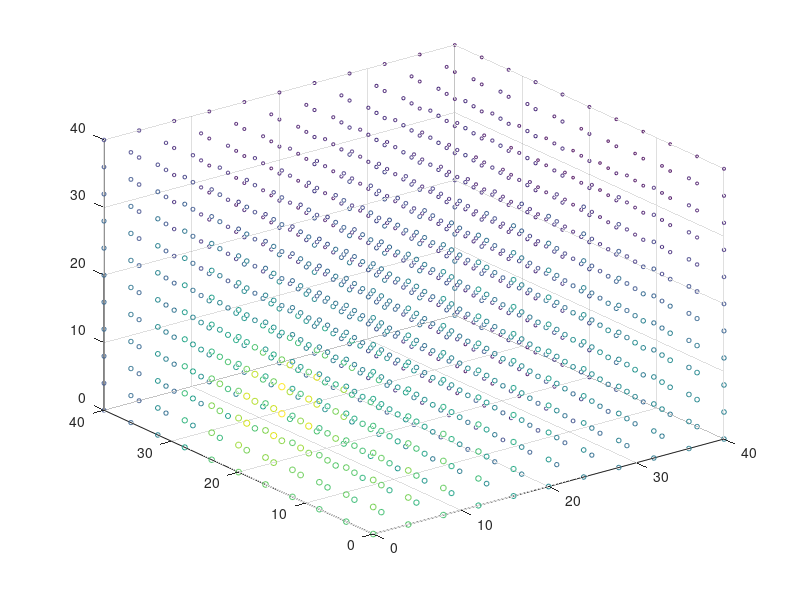

The MATLAB script that drew this image: (Note: this script raises an error after producing the figure.)
function [] = Richard3d_test1()
% Richars equation 3D solver testing file.
% The function focus on fix Dirichlet BC.
% This function serves as a Demo for all Richard solver developed in this
% project.
% Proto1: run basic Richards equation 3d for one case.
%
% Input parameters:
%
% Output parameters:
%
% Examples:
%
% See also: 
% Author:   Wei Xing
% History:  31/05/2017  file created
% 
% Log:
% Version1.0 -the process need further vectorizition and parellel to speed
%             up and save memory.
%            -The way boundary condition are stored and indicated need
%            improvements.
%            -the way coordinate are defined as z,x,y NOT conventional x,y,z (because z
%            is more of interest for Richard's equation) Thus conventional 
%            plotting becomes difficult.

%% Setup
% Spatial setup
% Spatial setup
lengthZ=40;
deltaZ=4;
nZ=lengthZ/deltaZ+1;

lengthX=40;
deltaX=4;
nX=lengthX/deltaX+1;

lengthY=40;
deltaY=4;
nY=lengthY/deltaY+1;

% Temporal setup
lengthT=100;
deltaT=1;
nTime=lengthT/deltaT;

% Iteration solver setup
nMaxIteration=50;
maxIteError=1;

[Z,X,Y] = ndgrid(0:deltaZ:lengthZ,0:deltaX:lengthX,0:deltaY:lengthY);


%% Define Boundary conditions
% Option 1       
% Make nodeIndex matrix. It indicate the sequence nodes are accessed and the type of node.  
%     nodeIndex=zeros(nZ,nX);
%     nodeIndex(2:end-1,2:end-1)=reshape(uint32(1:(nZ-2)*(nX-2)), (nZ-2), (nX-2));    
% 
%     nodeInFieldIndex=find(nodeIndex);
% 
%     %%% 
%     %initial state
%     H_init=zeros(nZ,nX);
%     H_init(2:end-1,2:end-1)=-61.5;
% 
%     %BC
%     % bcLeft=ones(nNodeZ,1)*-20.7;
%     % bcRight=ones(nNodeZ,1)*-61.5;
%     % bcTop=ones(nNodeX,1)*-20.7;
%     % bcBottom=ones(nNodeX,1)*-61.5;
% 
% 
%         % A more interesting setup
%         bcLeft=ones(nZ,1)*-20.7;
%         bcRight=ones(nZ,1)*-20.7;
%         bcTop=ones(nX,1)*-20.7;
%         bcBottom=ones(nX,1)*-24.7;
% 
% 
%     H_init(1,1:end)=bcTop;
%     H_init(end,1:end)=bcBottom;
% 
%     H_init(1:end,1)=bcLeft;
%     H_init(1:end,end)=bcRight;

% Option 2 Neumann BC on sides and Dirichlet conditions on Top and bottom
    nodeIndex=zeros(nZ,nX,nY);
    nodeIndex(2:end-1,1:end,1:end)=reshape(uint32(1:(nZ-2)*nX*nY), (nZ-2),nX,nY);  
    
    nodeInFieldIndex=find(nodeIndex);

    nodeIndex(:,:,1)=-nodeIndex(:,:,1);
    nodeIndex(:,:,end)=-nodeIndex(:,:,end);
    
    nodeIndex(:,1,2:end-1)=-nodeIndex(:,1,2:end-1);
    nodeIndex(:,end,2:end-1)=-nodeIndex(:,end,2:end-1);
    
    
%% Define initial condition
    H_init=ones(nZ,nX,nY)*-61.5;
    H_init(1,:,:)=ones(nX,nY)*-20.7;
    H_init(end,:,:)=ones(nX,nY)*-61.5;
    
%% Define for C and K non-linear function
theata_s=0.287;
theata_r=0.075;
alpha=1.611e6;
beta=3.96;

rho=1.175e6;
r=4.74;
% kFromhKs @(h) Ks.*rho./(rho+abs(h).^r);
% K = @(h) Ks.*rho./(rho+abs(h).^r);
K = @(h,Ks) Ks.*rho./(rho+abs(h).^r);

theata    = @(h)  alpha.*(theata_s-theata_r)/(alpha+abs(h).^beta)+theata_r;
theataDif = @(h) -alpha.*(theata_s-theata_r).*-1.*(alpha+abs(h).^beta).^(-2).*abs(h).^(beta-1);


%% Define Permeability field input 
scale=0.05;        % overall magnitude of the permeability field. decide the changing speed.
lengthScale=100;      %larger number means less stochastic (more correlation as one zooms in the 
                    %field) field. Thus gives smoother result.
nKl=50;             %number of KL baisi/cofficients
                                      
[nAllNode,nDimension]=size([Z(:),X(:),Y(:)]);
% nKl=nAllNode;

%calculate distance matrix
distance = pdist([Z(:),X(:),Y(:)]);
distanceMatrix = squareform(distance);

%calculate covariance matrix
covMatrix=exp(-distanceMatrix./lengthScale);    

% KL decomposition on covariance matrix via SVD/eigen decomposition
[klBasis,klEigenValue,~] = svds(covMatrix,nKl); 


% Generate independent normal samples 
seed=100;
rng(seed);
sample= randn(nKl,1);

%make multivariate Gaussian distributions with samples. zero mean.
%Covariance specified though KL basis.
% Ks=klBasis*sqrt(klEigenValue)*sample;
% Ks=reshape(Ks,nY,nX);
% a log (multi) normal permeability field
% Ks=exp(Ks);

Ks =exp(klBasis*sqrt(klEigenValue)*sample).*scale;

Ks=reshape(Ks,nZ,nX,nY);

%Plot 
bubbleScale=100;
scatter3(X(:),Y(:),Z(:),Ks(:)*bubbleScale,Ks(:)*bubbleScale)


%% Initilize mesh 
mesh.deltaZ=deltaZ;
mesh.nZ=nZ;
mesh.deltaX=deltaX;
mesh.nX=nX;
mesh.deltaY=deltaY;
mesh.nY=nY;

mesh.nodeIndex=nodeIndex;
mesh.nNode=length(nodeIndex(nodeIndex~=0));

mesh.H=H_init;      %impose initial condition.

%% MAIN
% nNode=length(nodeIndex(nodeIndex~=0));
% H=H_init;       %impose initial condition.

tic
for t=1:nTime
    H_PreviousTime= mesh.H;
    for k=1:nMaxIteration       
        H0=mesh.H;
        
        %update mesh value 
        mesh.C=theataDif(mesh.H);
        mesh.K=K(mesh.H,Ks);
        
%         [A,B] = PicardFdm(H_PreviousTime);
        [A,B]=picard3dAxbForm(mesh,H_PreviousTime,deltaT);

        hFree=A\(-B);
                
%         H(find(nodeIndex))=hFree;       %pay extra attention to ordering
        mesh.H(nodeInFieldIndex)=hFree; 
%         mesh.H=H;
        
        sseIte=sum((mesh.H(:)-H0(:)).^2);
        if sqrt(sseIte)<maxIteError 
            break 
        end
        
    end
    
    TheataRecord(:,:,:,t)=mesh.H;

end
toc

%% Plotting 
% H=mesh.H;

% figure(1)
% scatter3(X(:),Y(:),Z(:),Ks(:)*10000,Ks(:)*10000)

figure(2)
scatter3(X(:),Y(:),Z(:),abs(mesh.H(:)),abs(mesh.H(:)))

% figure(5)
% p = patch(isosurface(H,-60));
% isonormals(H,p)
% p.FaceColor = 'red';
% p.EdgeColor = 'none';
% daspect([1 1 1])
% view(3); 
% axis([nX,nY,nZ ])

figure(3)
for t=1:nTime
    clf
    Ht=abs(TheataRecord(:,:,:,t));
    p=patch(isosurface(Ht,40));
    p.FaceColor = 'red';
    p.EdgeColor = 'none';
    
    p=patch(isosurface(Ht,50));
    p.FaceColor = 'yellow';
    p.EdgeColor = 'none';  

    p=patch(isosurface(Ht,60));
    p.FaceColor = 'blue';
    p.EdgeColor = 'none';  
    
    view(-60,40)
    title(sprintf('time=%i',t))
    axis([1,nX,1,nY,1,nZ])
    
    camlight 
    lighting gouraud

    
    drawnow
    frame(t)=getframe;
end

xslice = [nX]; 
yslice = [nY]; 
zslice = [0:nZ/2:nZ];
figure(3)
slice(mesh.H,nX,1:5:nZ,1)



figure(4)
for t=1:nTime
%     surf(X(:,:,sliceY),Z(:,:,sliceY),TheataRecord(:,:,sliceY,t))
%     shading interp;
%     slice(TheataRecord(:,:,:,t),nX,nY,0:nZ/4:nZ)
    slice(TheataRecord(:,:,:,t),nX-3,1:5:nZ,1)
    view(-60,40)
    title(sprintf('time=%i',t))
    drawnow
    frame(t)=getframe;
end


figure(5)
for t=1:4:nTime
    hVector=(TheataRecord(:,:,:,t)+100)*20;    
%     scatter3(X(:),Y(:),Z(:),(hVector(:)),(Ks(:)*10000),'fill')
    scatter3(X(:),Y(:),Z(:),(hVector(:)),(hVector(:)),'fill')
%     shading interp;
    title(sprintf('time=%i',t))
    drawnow
    frame(t)=getframe;
    
end




